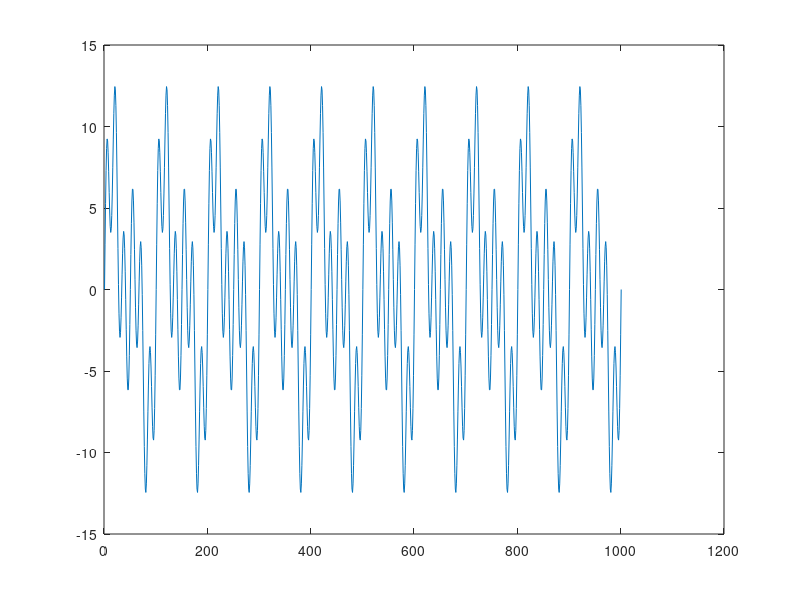
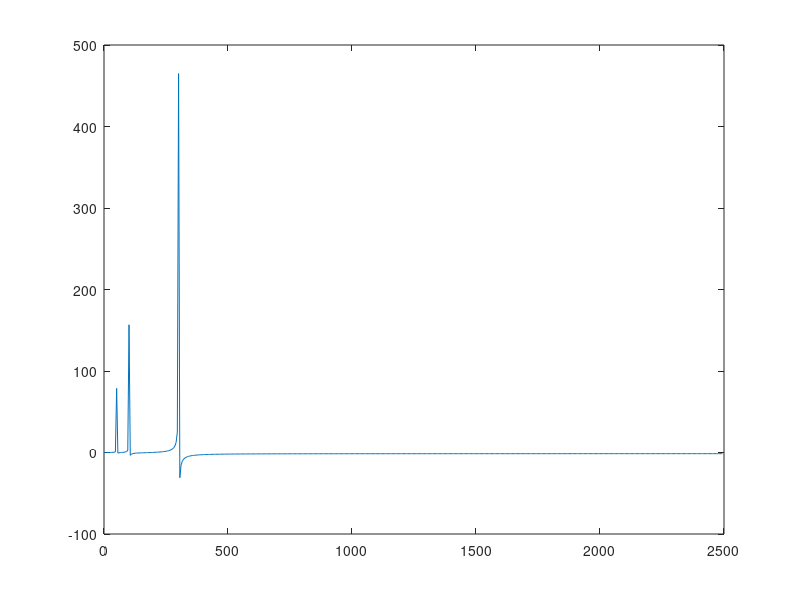
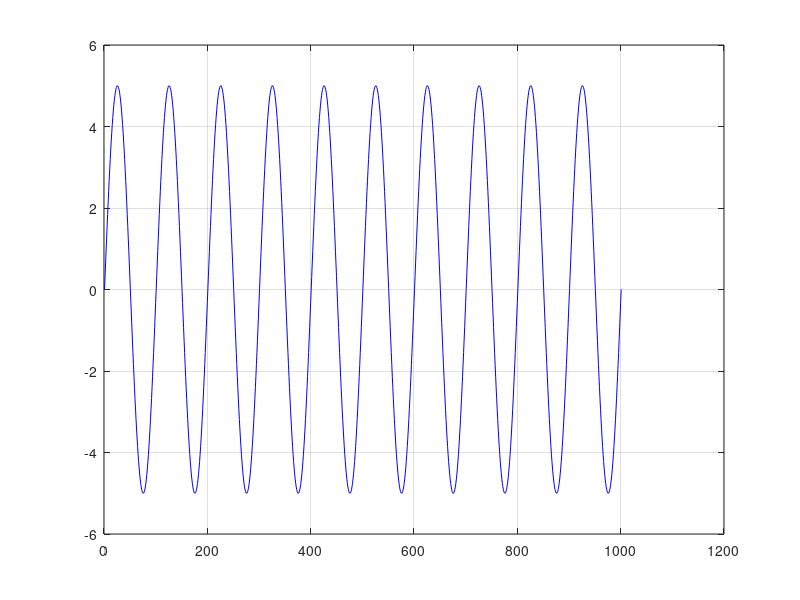
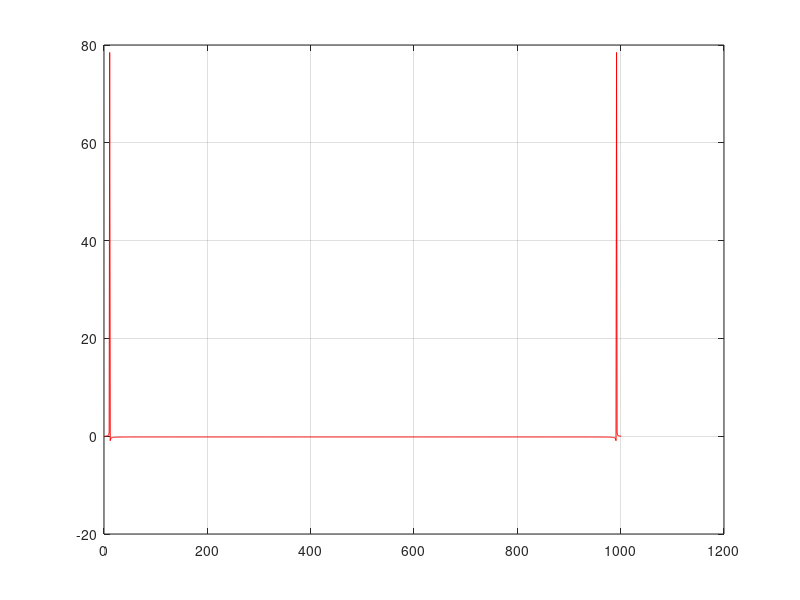

MATLAB code for these plots, in order:
clc,clear,close all
f=50;
A=5;
Fs=f*100;
Ts=1/Fs;
t=0:Ts:10/f;
x=A*sin(2*pi*f*t);
x1=A*sin(2*pi*(f+50)*t);
x2=A*sin(2*pi*(f+250)*t);
x=x+x1+x2;
plot(x)
F=fft(x);
figure
N=Fs/length(F);
baxis=(1:N:N*(length(x)/2-1));
plot(baxis,real(F(1:length(F)/2))) 





clc,clear,close all
f=50;
A=5;
Fs=f*100;
Ts=1/Fs;
t=0:Ts:10/f;
x=A*sin(2*pi*f*t);
figure
plot(x,'b'),grid on
F=fft(x); 
figure
plot(real(F),'r'),grid on  
Fi=ifft(F);
figure
plot(real(Fi),'b'),grid on
%figure
%plot(real(imag(F)),'c'),grid on

x1=A*sin(2*pi*(f+50)*t);
x2=A*sin(2*pi*(f+250)*t);
x=x+x1+x2; 
figure
plot(x),grid on
Fhy=fft(x); 
figure
plot(real(Fhy),'r'),grid on  

F2=zeros(length(F),1);
F2(10:11)=F(10:11);
xr=ifft(F2);
figure
plot(real(xr)),grid on